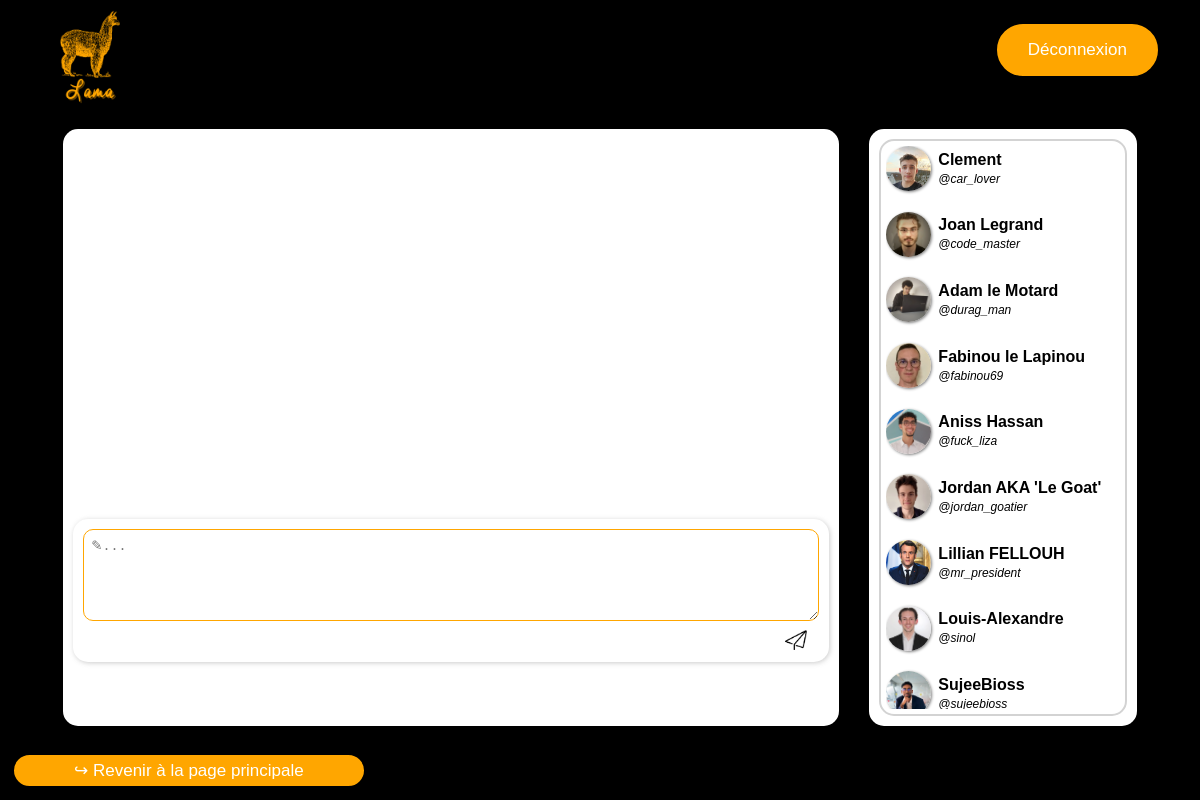
/message/message.php?friend_id=ugo (signed in), run on an earlier commit of the app's database.
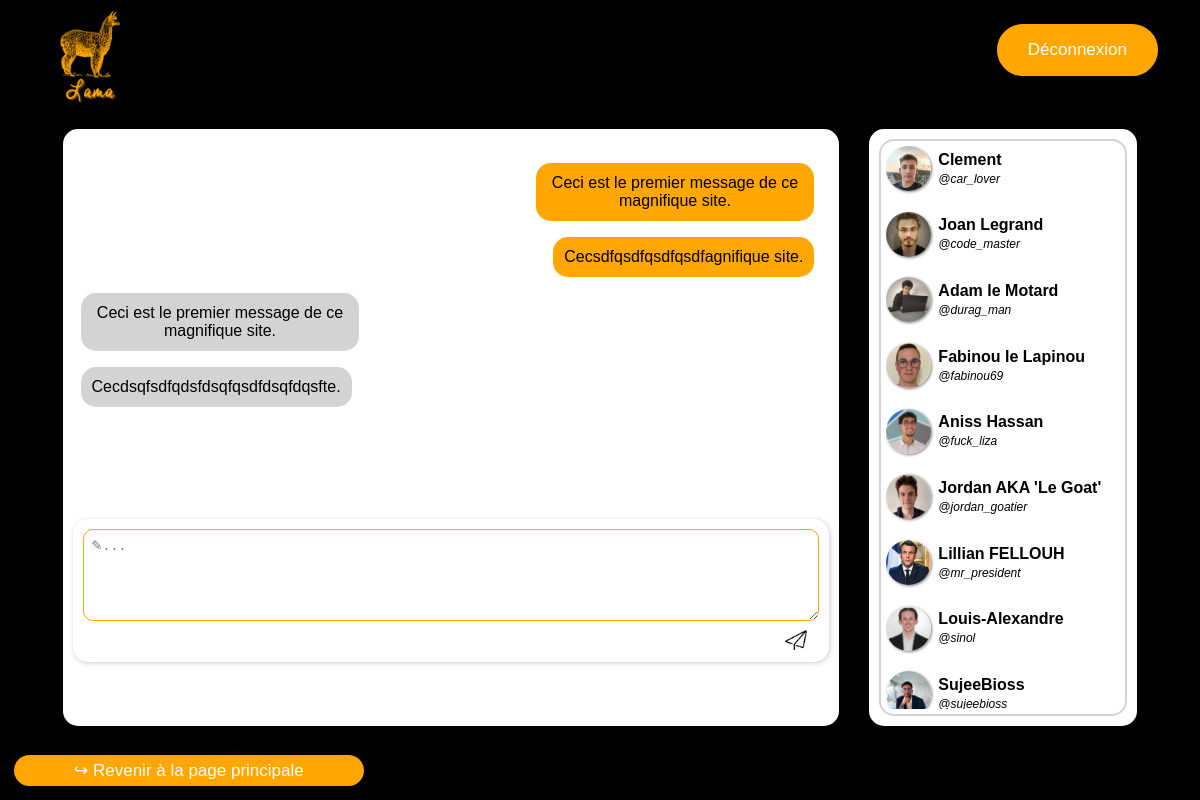
And on a later commit of the database.
### tables this page shows
CREATE TABLE Friends(
  user_id_1 varchar(50) NOT NULL,
  user_id_2 varchar(50) NOT NULL,
  PRIMARY KEY(user_id_1, user_id_2),
  FOREIGN KEY (user_id_1) REFERENCES User(user_id),
  FOREIGN KEY (user_id_2) REFERENCES User(user_id)
);

CREATE TABLE `User` (
  user_id varchar(50) PRIMARY KEY NOT NULL,
  name varchar(100) NOT NULL,
  email varchar(100) NOT NULL,
  password varchar(100) NOT NULL
);

CREATE TABLE Message (
  id INT PRIMARY KEY NOT NULL AUTO_INCREMENT,
  user_id_1 varchar(50) NOT NULL,
  user_id_2 varchar(50) NOT NULL,
  `date` DATE NOT NULL,
  message TEXT,
  FOREIGN KEY (user_id_1) REFERENCES User(user_id),
  FOREIGN KEY (user_id_2) REFERENCES User(user_id)
);

### message/message.php (the view, shortened to what this page needs)
<!DOCTYPE html>
<html>
<head>
    <link rel="stylesheet" href="./message.css">
</head>
<body>
    <?php include("../header/header.php"); ?>
    <div class="container">
        <div id="div_message" class="items">
            <div id="message_list">
                <div id="message">
                    <?php
                    $mysqli = new mysqli("localhost", "lama", "lama_admin", "lama");
                    $result = $mysqli->execute_query("SELECT user_id_1,`message` FROM `Message` WHERE (user_id_1 = ? AND user_id_2 = ?) OR (user_id_2 = ? AND user_id_1 = ?) ",[$_SESSION["user_id"],$_GET["friend_id"],$_SESSION["user_id"],$_GET["friend_id"]]);
                    foreach($result as $row){
                        if($row["user_id_1"]==$_SESSION["user_id"]){
                            printf("<div class='message_sent'>
                                <p>%s</p>
                            </div>",htmlspecialchars($row["message"]));
                        }
                        else{
                            printf("<div class='message_received'>
                                <p>%s</p>
                            </div>",htmlspecialchars($row["message"]));
                        }
                    }
                    ?>
                </div>
            </div>
            <div class='post_block'>
                <div class='comment_text'>
                    <textarea rows='5' placeholder='✎...'  maxlength='200'></textarea>
                    <img src='../img/send_icon.webp' class='comment_send_button' onclick=''/>
                </div>
            </div>
        </div>
        <div id="div_friendlist" class="items">
            <div id="friendlist">
                <div id="friends">
                    <?php
                        $mysqli = new mysqli("localhost", "lama", "lama_admin", "lama");
                        $result = $mysqli->execute_query("SELECT Friends.user_id_1, User.name, Friends.user_id_2 from Friends INNER JOIN User ON Friends.user_id_2 = User.user_id WHERE Friends.user_id_1 = ?",[$_SESSION["user_id"]]);
                        foreach($result as $row){
                            if(file_exists("../img/user_profile_pictures/".$row["user_id_2"].".webp")){
                                $img=$row["user_id_2"];
                            }
                            else{
                                $img="default";
                            }
                            printf("<div class='friend_block'>
                            <img src='../img/user_profile_pictures/%s.webp'>
                            <div>
                                <b>%s</b>
                                <br>
                                <i>@%s</i>
                            </div>
                        </div>", $img, $row["name"], $row["user_id_2"]);
                        }
                    ?>
                </div>
            </div>
        </div>
    </div>
    <a href='../feed/site.php' id='back_to_main_page'>↪ Revenir à la page principale</a>
</body>
</html>

### header/header.php (shortened to what this page needs)
<link rel="stylesheet" href="/header/header.css">
<header>
    <img id="lama_logo" src="../img/lama_logo.webp">
    <a href='/login/deconnexion.php' id='connexion_button'>Déconnexion</a>
</header>

### message/message.css (style rules this page uses)
:root { --lama_orange:#ffa600; --police_font:#ffffff; --user_id_font:#d3d3d3; --main_divs_shadow:#b9b9b9bb; --bg_color:#000000; }
html, body { height: 100%; font-family: Arial, Helvetica, sans-serif; }
body { background-color: var(--bg_color); margin: 0px; display: flex; flex-direction: column; }
.container { display: flex; align-items: stretch; height: 200px; flex:2; margin-left: 4%; margin-right: 4%; }
.items { background-color: white; margin: 15px; border-radius: 15px; }
#div_message { flex-grow: 20; width: 20%; padding: 10px; display: flex; flex-direction: column; }
#message_list { height: 62%; background-color: #ffffff; border-radius: 15px; padding: 1%; width: auto; }
#message { overflow-y: scroll; height: 100%; padding-right: 1%; }
.message_sent p { background-color: var(--lama_orange); padding: 1.5%; border-radius: 15px; text-align: center; min-width: 15%; max-width: 35%; width: fit-content; margin-left: auto; }
.message_received p { background-color: var(--user_id_font); padding: 1.5%; border-radius: 15px; text-align: center; min-width: 15%; max-width: 35%; width: fit-content; margin-right: auto; }
.post_block { margin-top: 1%; background-color: white; box-shadow: var(--main_divs_shadow) 1px 1px 5px; border-radius: 15px; padding: 10px; text-align: justify; color:black; }
.comment_text { text-align: right; }
.comment_text>textarea { padding: 1%; box-sizing: border-box; border-radius:10px; border-color: var(--lama_orange); resize:none; width: 100%; resize: vertical; }
.comment_send_button { cursor:pointer; width: 3%; height: 3%; margin-right: 1%; margin-bottom: -1%; padding: 5px; border-radius: 7px; }
#div_friendlist { flex-grow: 1; width: 20%; display: flex; flex-direction: column; text-align: center; padding: 10px; }
#friendlist { flex:2; height: 100px; background-color: #ffffff; border: 2px solid lightgray; border-radius: 15px; padding: 2%; width: auto; text-align: left; }
#friends { overflow-y: scroll; height: 100%; }
.friend_block { margin-bottom: 25px; }
#friendlist img { margin-right: 3%; width: 45px; height: 45px; float: left; border-radius: 100%; box-shadow: grey 1px 1px 3px; }
.friend_block div { padding-top: 2%; }
#friendlist i { font-size: 12px; }
#back_to_main_page { background-color: var(--lama_orange); border-radius:28px; border: var(--bg_color) 2px solid; cursor:pointer; color:var(--police_font); font-size:17px; padding:5px 60px; text-decoration:none; margin: 1%; margin-right: auto; float: left; }
* { scrollbar-width: auto; scrollbar-color: var(--lama_orange) transparent; }

### header/header.css (style rules this page uses)
#lama_logo { margin-left: 40px; margin-top: 10px; width: 100px; height: 100px; }
#connexion_button { background-color: var(--lama_orange); border-radius:28px; border: var(--bg_color) 2px solid; cursor:pointer; color:var(--police_font); font-size:17px; padding:16px 31px; text-decoration:none; margin-top: 1.8%; margin-right: 40px; float: right; }

What changed in the data, as far as the page shows it:
added message: message "Ceci est le premier message de ce magnifique site."
added message: message "Cecsdfqsdfqsdfqsdfagnifique site."
added message: message "Ceci est le premier message de ce magnifique site."
added message: message "Cecdsqfsdfqdsfdsqfqsdfdsqfdqsfte."
